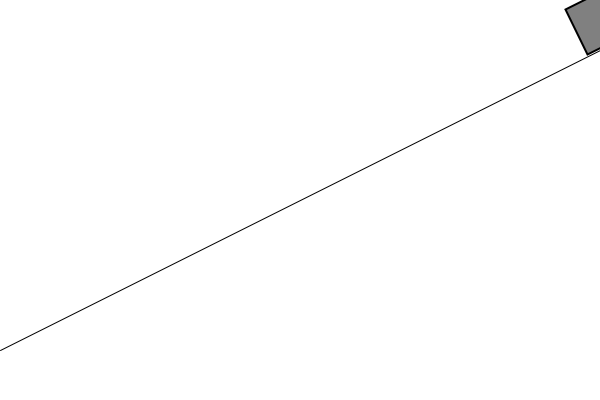
Frame 1 (no input)
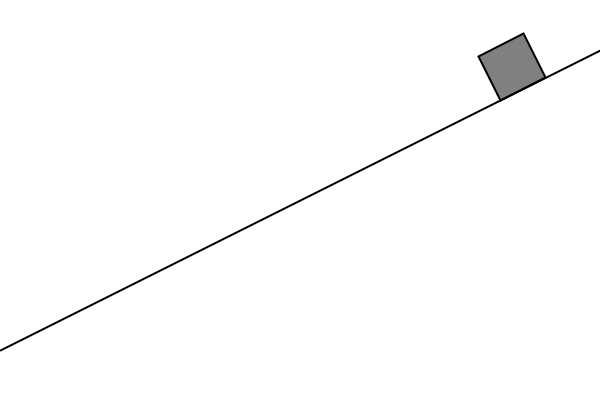
Frame 60 (the mouse pressed at the canvas centre just before this capture)
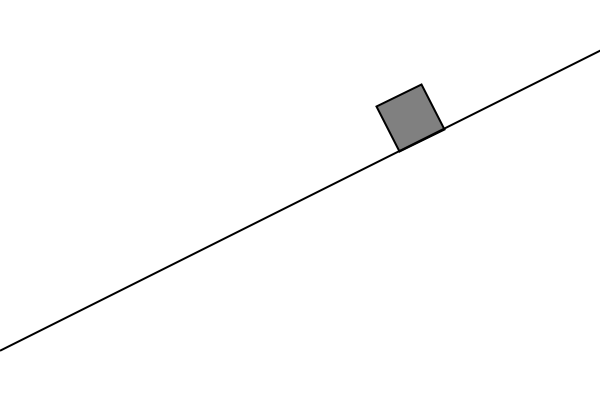
Frame 120 (the mouse held since frame 60 and released just before this capture)

The Processing sketch that drew these frames (run headless with seeded random() and noise(); from frame 60 on, the mouse is pressed at the canvas centre):

// Processing sketch: exer_3_14
// ── exer_3_14.pde
/* Rilla's solution to exercise 3.14 of Daniel Shiffman's Nature of Code

Exercise 3.14
Create an example that simulates a box sliding down the incline with friction. Note that 
the magnitude of the friction force is equal to the normal force. 

WARNING: I am unconvinced by my solution. */

float angle;
Mover m;

void setup() {
  size(600, 400); 

  angle = atan2(300.0, 600.0);
  m = new Mover(5, 600, 20);
}

void draw() {
  background(255);
  line(0, 350, 600, 50);

  // apply the downwards force: a gravity force, dependent on mass
  PVector gravity = new PVector(0, 3 * m.mass);
  m.applyForce(gravity);

  // work out the friction force - this involves the normal force
  PVector friction = m.velocity.get();

  // first get an appropriate direction i.e. opposite direction to m's velocity
  friction.mult(-1);
  friction.normalize();

  // now we need a magnitude, we have been told that this is equal to normal force
  // so let's solve for normal force

  // we have the formula Fn = Fg * cos(angle)
  float normalForceScalar = gravity.y * cos(angle);
  friction.mult(normalForceScalar);
  
  // apply the friction force
  m.applyForce(friction);
  
  // work out the normal force
  float nForceX = sin(angle)*-normalForceScalar;
  float nForceY = cos(angle)*-normalForceScalar;
  
  // apply the normal force
  PVector normalForce = new PVector(nForceX, nForceY);  
  m.applyForce(normalForce);

  m.update();
  m.angle = angle;
  m.display();
}
// ── Mover.pde
// The Nature of Code
// Daniel Shiffman
// http://natureofcode.com

class Mover {

  PVector position;
  PVector velocity;
  PVector acceleration;
  float mass;
  float angle;

  Mover(float m, float x, float y) {
    mass = m;
    position = new PVector(x,y);
    velocity = new PVector(0,0);
    acceleration = new PVector(0,0);
  }
  
  void applyForce(PVector force) {
    PVector f = PVector.div(force,mass);
    acceleration.add(f);
  }
  
  void update() {
    velocity.add(acceleration);
    position.add(velocity);
    acceleration.mult(0);
  }

  void display() {
    stroke(0);
    strokeWeight(2);
    fill(0,127);
    rectMode(CENTER);
    
    pushMatrix();
    translate(position.x, position.y);
    //rotate(velocity.heading());
    rotate(-angle);
    rect(0, 0, mass*10, mass*10);
    popMatrix();
  }

  void checkEdges() {

    if (position.x > width) {
      position.x = width;
      velocity.x *= -1;
    } else if (position.x < 0) {
      position.x = 0;
      velocity.x *= -1;
    }

    if (position.y > height) {
      velocity.y *= -1;
      position.y = height;
    }

  }

}
